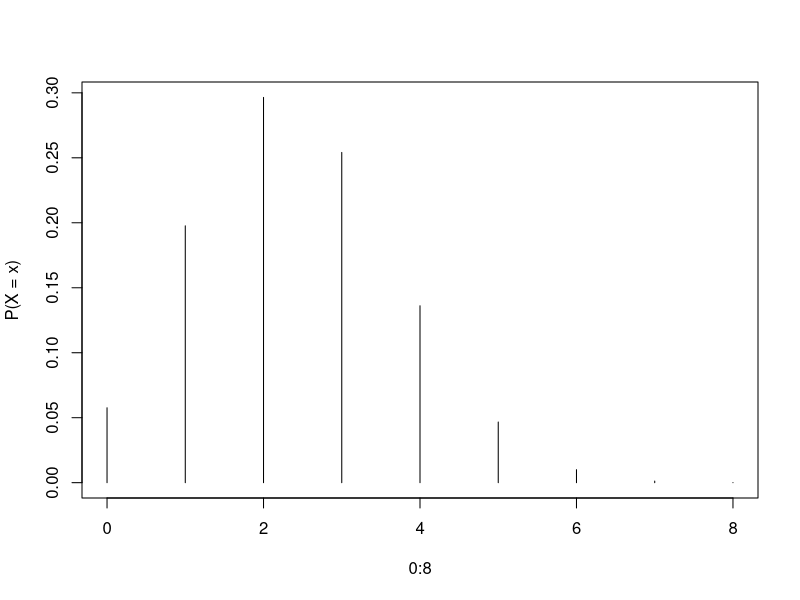
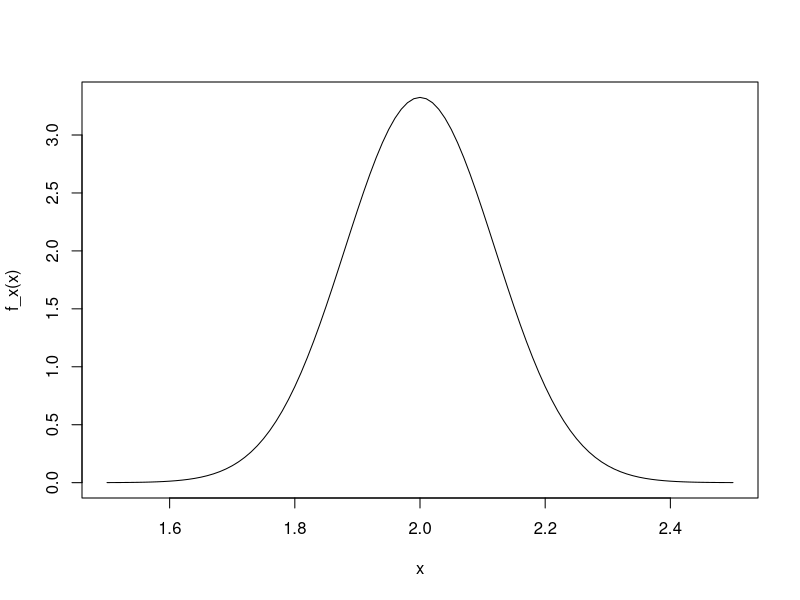
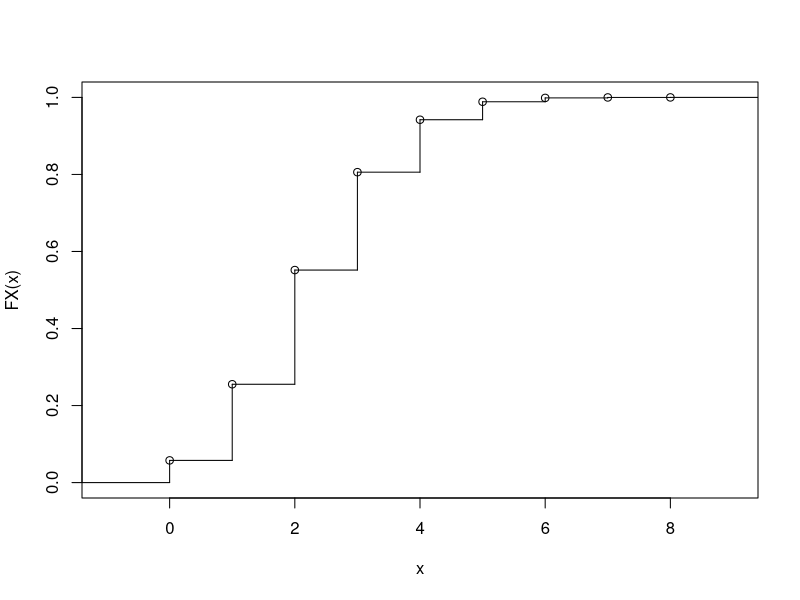
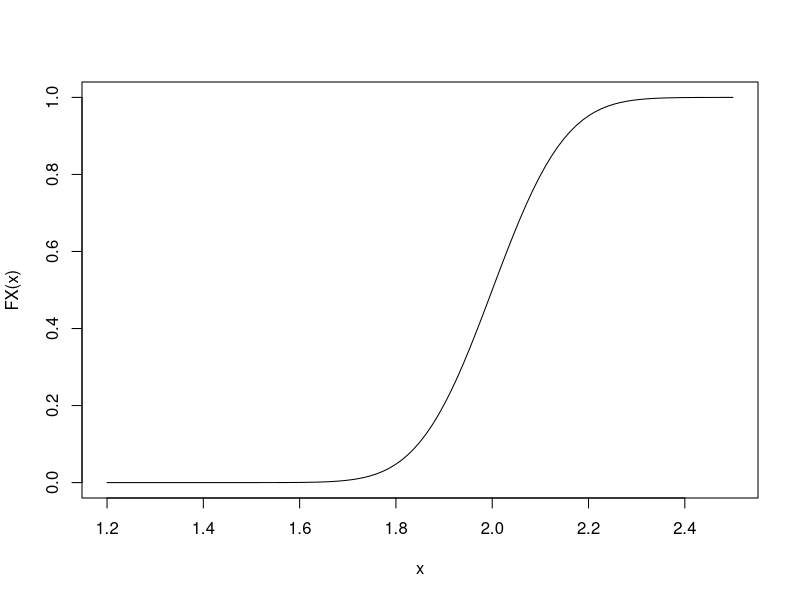

Generate these figures, in order, with R:
### Example 4.1
# a)
dbinom(4, 8, 0.3)
# b)
dnorm(1.7, 2, 0.12)



### Example 4.2
# a)
dbinom(c(4, 6), 8, 0.3)
# b)
dexp(2, c(1, 2, 3))



### Example 4.3
# a)
plot(0:8, dbinom(0:8, 8, 0.3), type = "h", ylab = "P(X = x)")
# b)
curve(dnorm(x, 2, 0.12), from = 1.5, to = 2.5, ylab = "f_x(x)")



### Example 4.4
# a)
pbinom(4, 8, 0.3)
# b)
pnorm(2.1, 2, 0.12)
# c)
pexp(2, 3, lower.tail = FALSE)




### Example 4.5
# a)
plot(stepfun(0:8, c(0, pbinom(0:8, 8, 0.3))), ylab = "FX(x)", main = "")
# b)
curve(pnorm(x, 2, 0.12), from = 1.2, to = 2.5, ylab = "FX(x)")







### Example 4.6
# a)
qbinom(0.25, 8, 0.3)
# b)
qnorm(0.975, 2, 0.12)




### Example 4.7
# a)
rpois(10, 2)
# b)
sum(rbinom(80, 1, 0.02))
# c)
rnorm(15, 2, 0.12)





    
